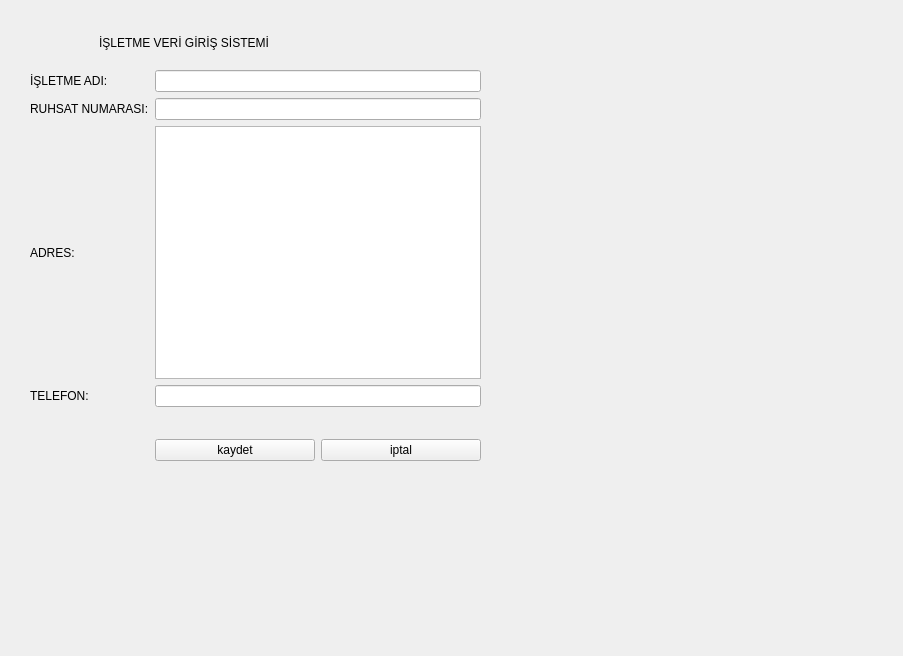
<?xml version="1.0" encoding="UTF-8"?>
<ui version="4.0">
 <class>IsletmeFormu</class>
 <widget class="QWidget" name="IsletmeFormu">
  <property name="geometry">
   <rect>
    <x>0</x>
    <y>0</y>
    <width>903</width>
    <height>656</height>
   </rect>
  </property>
  <property name="windowTitle">
   <string>Form</string>
  </property>
  <widget class="QWidget" name="layoutWidget">
   <property name="geometry">
    <rect>
     <x>30</x>
     <y>70</y>
     <width>471</width>
     <height>391</height>
    </rect>
   </property>
   <layout class="QGridLayout" name="gridLayout">
    <item row="4" column="0">
     <widget class="QLabel" name="lbltelefon">
      <property name="styleSheet">
       <string notr="true">font: 700 10pt &quot;Segoe UI&quot;;</string>
      </property>
      <property name="text">
       <string>TELEFON:</string>
      </property>
     </widget>
    </item>
    <item row="0" column="1">
     <widget class="QLineEdit" name="leisletmeadi"/>
    </item>
    <item row="3" column="0">
     <widget class="QLabel" name="lbladres">
      <property name="styleSheet">
       <string notr="true">font: 700 10pt &quot;Segoe UI&quot;;</string>
      </property>
      <property name="text">
       <string>ADRES:</string>
      </property>
     </widget>
    </item>
    <item row="2" column="0">
     <widget class="QLabel" name="lblruhsatno">
      <property name="styleSheet">
       <string notr="true">font: 700 10pt &quot;Segoe UI&quot;;</string>
      </property>
      <property name="text">
       <string>RUHSAT NUMARASI:</string>
      </property>
     </widget>
    </item>
    <item row="2" column="1">
     <widget class="QLineEdit" name="leruhsatno"/>
    </item>
    <item row="0" column="0">
     <widget class="QLabel" name="lblisletmeadi">
      <property name="styleSheet">
       <string notr="true">font: 700 10pt &quot;Segoe UI&quot;;</string>
      </property>
      <property name="text">
       <string>İŞLETME ADI:</string>
      </property>
     </widget>
    </item>
    <item row="3" column="1">
     <widget class="QPlainTextEdit" name="pteadres"/>
    </item>
    <item row="4" column="1">
     <widget class="QLineEdit" name="letelefon"/>
    </item>
    <item row="5" column="1">
     <spacer name="horizontalSpacer">
      <property name="orientation">
       <enum>Qt::Horizontal</enum>
      </property>
      <property name="sizeHint" stdset="0">
       <size>
        <width>40</width>
        <height>20</height>
       </size>
      </property>
     </spacer>
    </item>
    <item row="6" column="1">
     <layout class="QHBoxLayout" name="horizontalLayout_2">
      <item>
       <widget class="QPushButton" name="pbkaydet">
        <property name="text">
         <string>kaydet</string>
        </property>
        <property name="icon">
         <iconset resource="../Kaynaklar.qrc">
          <normaloff>:/Resimler/Kaydet.png</normaloff>:/Resimler/Kaydet.png</iconset>
        </property>
       </widget>
      </item>
      <item>
       <widget class="QPushButton" name="pbiptal">
        <property name="text">
         <string>iptal</string>
        </property>
        <property name="icon">
         <iconset resource="../Kaynaklar.qrc">
          <normaloff>:/Resimler/Iptal.png</normaloff>:/Resimler/Iptal.png</iconset>
        </property>
       </widget>
      </item>
     </layout>
    </item>
    <item row="2" column="2" rowspan="5">
     <spacer name="verticalSpacer">
      <property name="orientation">
       <enum>Qt::Vertical</enum>
      </property>
      <property name="sizeHint" stdset="0">
       <size>
        <width>20</width>
        <height>40</height>
       </size>
      </property>
     </spacer>
    </item>
   </layout>
  </widget>
  <widget class="QWidget" name="layoutWidget">
   <property name="geometry">
    <rect>
     <x>30</x>
     <y>30</y>
     <width>239</width>
     <height>26</height>
    </rect>
   </property>
   <layout class="QHBoxLayout" name="horizontalLayout">
    <item>
     <widget class="QLabel" name="lblresim">
      <property name="text">
       <string/>
      </property>
      <property name="pixmap">
       <pixmap resource="../Kaynaklar.qrc">:/Resimler/Isletme.png</pixmap>
      </property>
     </widget>
    </item>
    <item>
     <widget class="QLabel" name="lblbaslik">
      <property name="styleSheet">
       <string notr="true">font: 700 italic 12pt &quot;Segoe UI&quot;;</string>
      </property>
      <property name="text">
       <string>İŞLETME VERİ GİRİŞ SİSTEMİ</string>
      </property>
     </widget>
    </item>
   </layout>
  </widget>
 </widget>
 <resources>
  <include location="../Kaynaklar.qrc"/>
 </resources>
 <connections>
  <connection>
   <sender>pbiptal</sender>
   <signal>clicked()</signal>
   <receiver>IsletmeFormu</receiver>
   <slot>close()</slot>
   <hints>
    <hint type="sourcelabel">
     <x>381</x>
     <y>440</y>
    </hint>
    <hint type="destinationlabel">
     <x>458</x>
     <y>47</y>
    </hint>
   </hints>
  </connection>
 </connections>
</ui>
